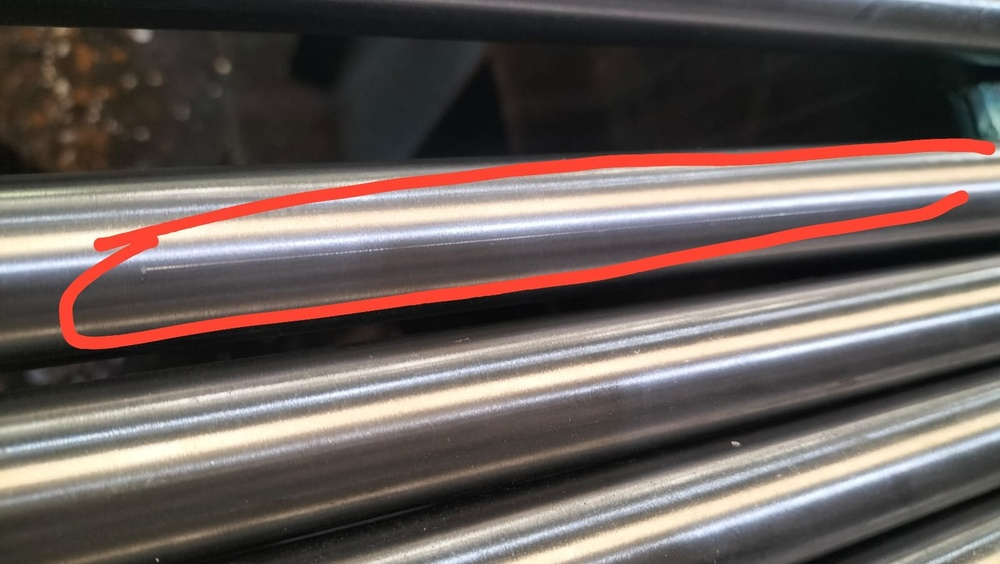
#> input picture WhatsApp Image 2026-08-01 at 5.07.41 PM.jpeg, 1000 x 564 px, shrunk from 1600 x 902 before the run
$ python test_detection.py
#> lines starting #> are read from the running program, lines starting #| are printed output that depends on the picture; after the words box and inside, x2 and y2 are one past the last pixel; in counts of white or black regions, pixels touching at a corner belong together
#> (reads poc/config.json from the repository)
#> in main, image is the input picture: shape (564, 1000, 3); mean B, G, R 89.9, 93.5, 104.6
### poc/preprocess.py
"""
Interim helper to strip the red hand-drawn annotation marks from the
reference photos so the ridge detector isn't just finding the pen ink.

This is a stopgap for testing only -- inpainting can't perfectly recover
whatever surface detail the ink directly covered, so results on
ink-masked images are indicative, not a substitute for clean
unannotated photos.
"""
import cv2
import numpy as np


def mask_red_ink(image_bgr, dilate_px=4):
    """Detect vivid red marker strokes and inpaint them out.

    Returns (clean_bgr, ink_mask) where ink_mask is the binary mask of
    pixels that were identified as ink and replaced.
    """
#> called with dilate_px = 4
    hsv = cv2.cvtColor(image_bgr, cv2.COLOR_BGR2HSV)
#> hsv: shape (564, 1000, 3); mean H, S, V 52.6, 39.6, 107.2

    # Red wraps around hue 0/180 in OpenCV's HSV. Vivid marker ink is
    # highly saturated and reasonably bright, which separates it from
    # the mostly-desaturated grey/silver bar surface.
    lower1 = np.array([0, 120, 80])
    upper1 = np.array([10, 255, 255])
    lower2 = np.array([170, 120, 80])
    upper2 = np.array([180, 255, 255])

    mask = cv2.inRange(hsv, lower1, upper1) | cv2.inRange(hsv, lower2, upper2)
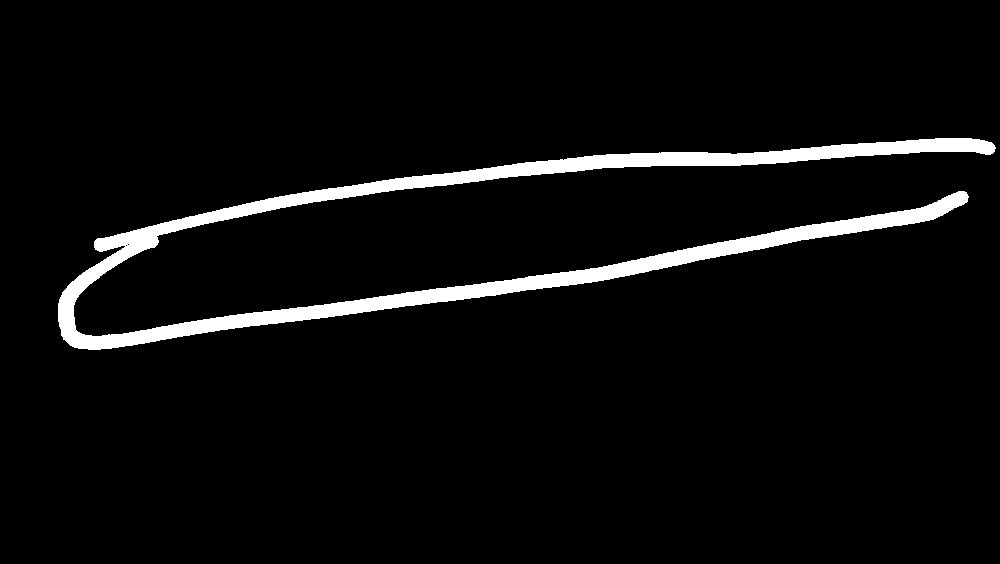
#> mask: shape (564, 1000); 4.6% white; 1 white region, box (x1, y1, x2, y2) and area: (58, 138, 996, 350) 26173

    if dilate_px > 0:
        kernel = cv2.getStructuringElement(cv2.MORPH_ELLIPSE, (dilate_px, dilate_px))
        mask = cv2.dilate(mask, kernel)
#> mask: shape (564, 1000); 5.7% white; 1 white region, box (x1, y1, x2, y2) and area: (57, 137, 998, 352) 32299

    clean = cv2.inpaint(image_bgr, mask, inpaintRadius=5, flags=cv2.INPAINT_TELEA)
    return clean, mask

### poc/detection.py
"""
Classical ridge-filter scratch/crack detector for bright-bar surfaces.

Pipeline:
  1. Flatten the smooth cylindrical specular gradient (the bar's own
     curvature creates a broad brightness roll-off that would otherwise
     swamp the fine scratch signal).
  2. Run a Frangi vesselness filter to highlight thin ridge/line-like
     structures (scratches show up as either bright or dark ridges
     depending on which side of the highlight band they fall on, so
     both polarities are checked).
  3. Threshold, clean up with morphology, and keep only elongated
     components (real scratches are long and thin; noise/pitting is not).
"""
import cv2
import numpy as np
from skimage.filters import frangi
from skimage.morphology import remove_small_objects


def flatten_illumination(gray, blur_ksize=101):
    """Remove the broad specular/cylindrical brightness gradient via
    division by a heavily blurred version of itself, leaving local
    fine-scale contrast (scratches) intact."""
#> called with blur_ksize = 101
    gray_f = gray.astype(np.float32)
    baseline = cv2.GaussianBlur(gray_f, (0, 0), sigmaX=blur_ksize / 3.0)
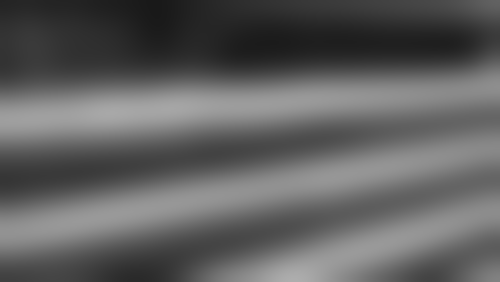
#> baseline: shape (564, 1000) float32 (shown at 1/2 size); min 25.53, max 173.7, mean 96
    baseline = np.clip(baseline, 1.0, None)
    flattened = gray_f / baseline
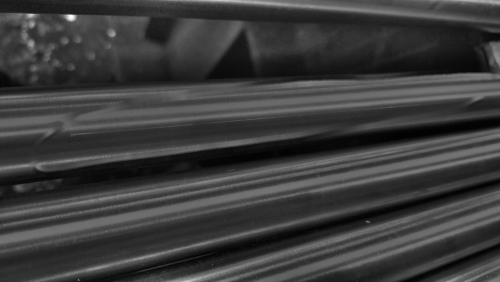
#> flattened: shape (564, 1000) float32 (shown at 1/2 size); min 0.0606, max 3.73, mean 0.93; drawn with min black and max white
    flattened = cv2.normalize(flattened, None, 0, 255, cv2.NORM_MINMAX)
    return flattened.astype(np.uint8)


def _normalize_robust(x, upper_percentile=99.5):
    """Scale by a high percentile rather than the true max -- a single
    hot pixel (sensor noise, a speck) shouldn't be able to hijack the
    whole map's normalization and drown out a real, spatially broader
    defect elsewhere."""
    hi = np.percentile(x, upper_percentile)
    hi = max(float(hi), 1e-6)
    return np.clip(x / hi, 0, 1)


def frangi_score_map(flattened, scale_min=1, scale_max=6, scale_step=1):
    """Frangi filter run on both polarities (bright ridge on dark bg and
    dark ridge on bright bg) since a scratch can appear either way
    depending on which side of the raking highlight it interrupts.
    Good at thin, sharp-edged scratches (narrow tubular ridge model)."""
#> called with scale_min = 1, scale_max = 6, scale_step = 1
    img_f = flattened.astype(np.float64) / 255.0
    scales = range(scale_min, scale_max + 1, scale_step)

    bright_ridges = frangi(img_f, sigmas=scales, black_ridges=False)
    dark_ridges = frangi(img_f, sigmas=scales, black_ridges=True)

    combined = np.maximum(bright_ridges, dark_ridges)
    return _normalize_robust(combined)
#> in _normalize_robust, `hi = np.percentile(x, upper_percentile)`: hi = 0.0496
#> in _normalize_robust, `return np.clip(x / hi, 0, 1)`:
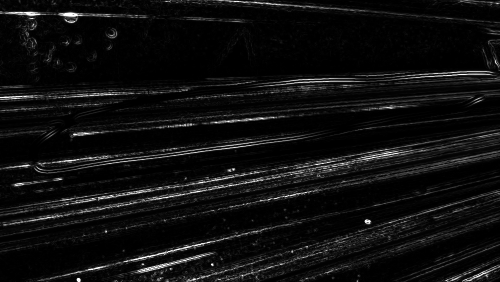
#> returned value: shape (564, 1000) float64 (shown at 1/2 size); min 9.35e-07, max 1, mean 0.061


def _axis_kernel(length, thickness, angle_deg):
    """Elongated structuring element of given length/thickness, rotated
    to the expected bar-axis angle (0 = horizontal, matching the current
    capture rig)."""
    size = length + 4
    canvas = np.zeros((size, size), dtype=np.uint8)
    y0 = size // 2
    x0 = (size - length) // 2
    canvas[y0 - thickness // 2: y0 - thickness // 2 + max(1, thickness),
           x0: x0 + length] = 1
    if angle_deg % 180 != 0:
        rot = cv2.getRotationMatrix2D((size / 2, size / 2), angle_deg, 1.0)
        canvas = cv2.warpAffine(canvas, rot, (size, size),
                                 flags=cv2.INTER_NEAREST)
    return canvas


def directional_score_map(flattened, kernel_length=25, thickness=1, angle_deg=0):
    """Morphological top-hat/black-hat with a structuring element
    elongated along the bar axis -- responds to broad, low-contrast,
    axis-aligned grooves that a narrow-scale Frangi filter misses
    (it compares each pixel to its own elongated local neighborhood
    rather than assuming a specific ridge width)."""
#> called with kernel_length = 25, thickness = 1, angle_deg = 0
    kernel = _axis_kernel(kernel_length, thickness, angle_deg)
    blackhat = cv2.morphologyEx(flattened, cv2.MORPH_BLACKHAT, kernel)
    tophat = cv2.morphologyEx(flattened, cv2.MORPH_TOPHAT, kernel)
    combined = np.maximum(blackhat, tophat).astype(np.float64)
    return _normalize_robust(combined, upper_percentile=99.9)


def ridge_score_map(flattened, scale_min=1, scale_max=6, scale_step=1,
                     tophat_length=25, tophat_thickness=1, axis_angle_deg=0):
    """Combine the Frangi (thin/sharp) and directional top-hat
    (broad/shallow) responses -- each catches defect shapes the other
    misses, per the image 1 vs image 6 comparison in the PoC dataset."""
    frangi_map = frangi_score_map(flattened, scale_min, scale_max, scale_step)
    tophat_map = directional_score_map(flattened, tophat_length, tophat_thickness, axis_angle_deg)
    return np.maximum(frangi_map, tophat_map)


def detect_scratches(image_bgr, config):
    """Run the full detection pipeline on a single frame.

    Returns (annotated_bgr, candidates) where candidates is a list of
    dicts: {bbox: (x, y, w, h), score, aspect_ratio, area}.
    """
    det_cfg = config.get("detection", {})
    score_threshold = det_cfg.get("score_threshold", 0.12)
    min_area = det_cfg.get("min_region_area_px", 25)
    min_aspect = det_cfg.get("min_aspect_ratio", 3.0)
    scale_min = det_cfg.get("frangi_scale_min", 1)
    scale_max = det_cfg.get("frangi_scale_max", 6)
    scale_step = det_cfg.get("frangi_scale_step", 1)
    tophat_length = det_cfg.get("tophat_kernel_length", 25)
    tophat_thickness = det_cfg.get("tophat_thickness", 1)
    axis_angle_deg = 0 if det_cfg.get("bar_axis", "horizontal") == "horizontal" else 90

    min_valid_intensity = det_cfg.get("min_valid_intensity", 12)

    gray = cv2.cvtColor(image_bgr, cv2.COLOR_BGR2GRAY)
    flattened = flatten_illumination(gray)
    score_map = ridge_score_map(flattened, scale_min, scale_max, scale_step,
                                 tophat_length, tophat_thickness, axis_angle_deg)

    # Exclude near-black background/shadow -- flatten_illumination divides
    # by a blurred baseline that's unstable near zero there, which can
    # otherwise produce a large spurious connected blob (see PoC dataset
    # images 4/5 regression).
    foreground = gray >= min_valid_intensity
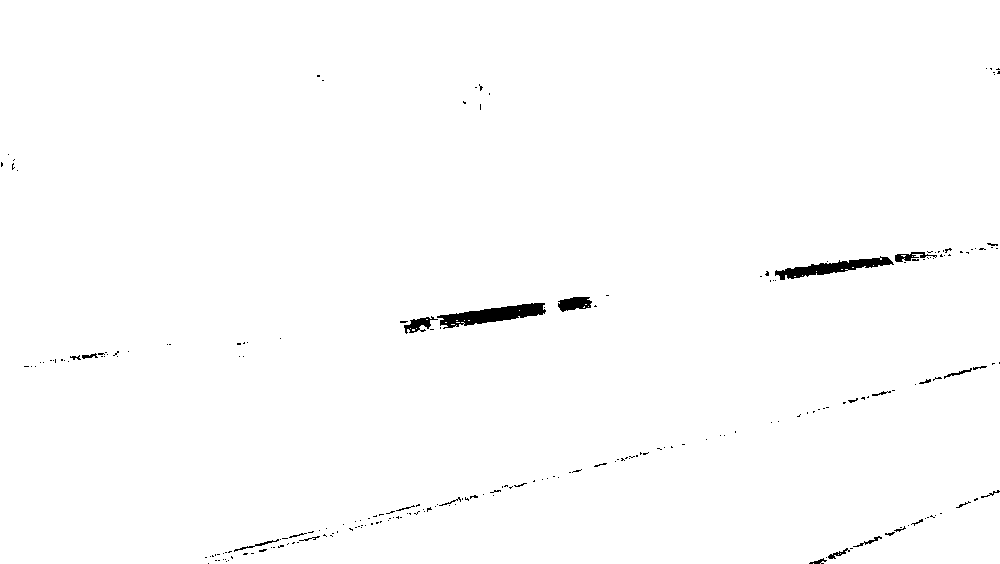
#> foreground: shape (564, 1000) bool; 99.2% white; 231 black regions (204 under 20 px), largest, box (x1, y1, x2, y2) and area: (437, 303, 546, 329) 1319, (775, 256, 894, 280) 1060, (558, 297, 592, 312) 357

    # Exclude a border margin -- morphologyEx replicates pixels past the
    # image edge, which fabricates a high-contrast "ridge" right at the
    # frame boundary (see PoC dataset images 4/9 regression).
    border = max(tophat_length, 51) // 2
    edge_mask = np.zeros_like(foreground)
    edge_mask[border:-border, border:-border] = True

    score_map = score_map * foreground * edge_mask

    mask = (score_map >= score_threshold).astype(np.uint8)
#> mask: shape (564, 1000); values 0 (black) and 1 (white), 10.2% white; 1834 white regions (1629 under 20 px), largest, box (x1, y1, x2, y2) and area: (25, 285, 931, 449) 5849, (25, 25, 250, 132) 4836, (94, 279, 887, 418) 3608
    mask = cv2.morphologyEx(mask, cv2.MORPH_CLOSE,
                             cv2.getStructuringElement(cv2.MORPH_ELLIPSE, (3, 3)))
#> mask: shape (564, 1000); values 0 (black) and 1 (white), 11.8% white; 1131 white regions (953 under 20 px), largest, box (x1, y1, x2, y2) and area: (25, 279, 931, 449) 13207, (449, 386, 975, 539) 6788, (25, 25, 250, 132) 6471
    mask_bool = remove_small_objects(mask.astype(bool), min_size=min_area)
#> mask_bool: shape (564, 1000) bool; 11% white; 153 white regions, largest, box (x1, y1, x2, y2) and area: (25, 279, 931, 449) 13100, (449, 386, 975, 539) 6713, (25, 25, 250, 132) 5762
    mask = mask_bool.astype(np.uint8)

    num_labels, labels, stats, _ = cv2.connectedComponentsWithStats(mask, connectivity=8)
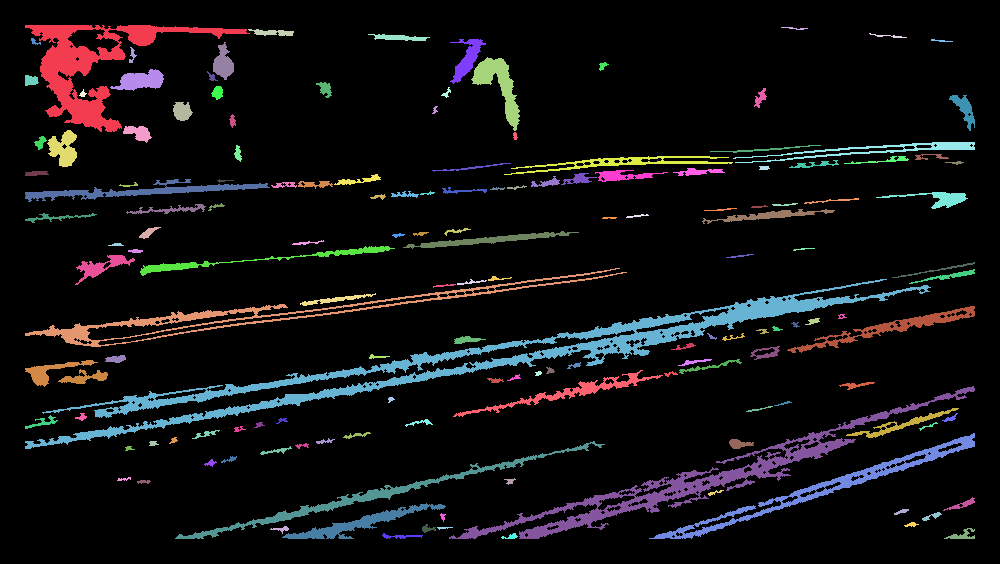
#> labels: shape (564, 1000) int32; 154 distinct labels, from 0 to 153; one colour per label, 0 black
#> num_labels = 154; stats = 154 rows, first 6: [0, 0, 1000, 564, 502046], [25, 25, 225, 107, 5762], [781, 27, 27, 3, 36], [248, 29, 46, 7, 200], [869, 33, 38, 5, 57], [368, 34, 62, 7, 246]

    candidates = []
    annotated = image_bgr.copy()

    for label_id in range(1, num_labels):
        x, y, w, h, area = stats[label_id]
        if area < min_area:
            continue
        long_side = max(w, h)
        short_side = max(1, min(w, h))
        aspect_ratio = long_side / short_side
        if aspect_ratio < min_aspect:
            continue

        region_score = float(score_map[labels == label_id].max())
        candidates.append({
            "bbox": (int(x), int(y), int(w), int(h)),
            "score": round(region_score, 3),
            "aspect_ratio": round(float(aspect_ratio), 2),
            "area": int(area),
        })
        cv2.rectangle(annotated, (x, y), (x + w, y + h), (0, 0, 255), 2)
        cv2.putText(annotated, f"{region_score:.2f}", (x, max(0, y - 6)),
                    cv2.FONT_HERSHEY_SIMPLEX, 0.5, (0, 0, 255), 1, cv2.LINE_AA)
#> this loop made 153 passes
#> (x, y, w, h, area, long_side, short_side, aspect_ratio) on passes 1, 6, 7: (25, 25, 225, 107, 5762, 225, 107, 2.1), (31, 38, 10, 7, 33, 10, 7, 1.43), (450, 39, 36, 45, 605, 45, 36, 1.25)
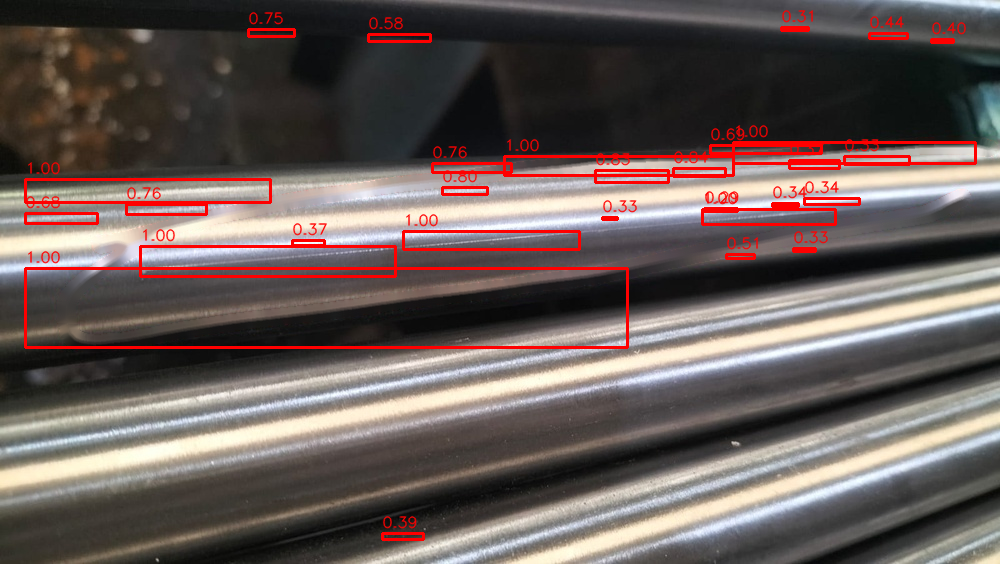
#> annotated: shape (564, 1000, 3); mean B, G, R 87.8, 90.8, 104.1
#> after the loop, candidates = 29 items

    candidates.sort(key=lambda c: c["score"], reverse=True)
    return annotated, candidates

### poc/test_detection.py
"""
Sanity test: run the classical ridge-filter detector against the
reference photos gathered so far (real scratches + one adversarial
stamped-marking image) and save annotated output for visual review.

This is not an automated pass/fail test (no ground-truth boxes yet) --
it's a quick way to eyeball whether the detector is even in the right
ballpark before any hardware/mechanical work starts.
"""
import json
import os
from pathlib import Path

import cv2

from detection import detect_scratches
from preprocess import mask_red_ink

BASE_DIR = Path(__file__).resolve().parent
PROJECT_DIR = BASE_DIR.parent
OUTPUT_DIR = BASE_DIR / "output"
OUTPUT_DIR.mkdir(exist_ok=True)

with open(BASE_DIR / "config.json") as f:
    config = json.load(f)

TEST_IMAGES = [
    "WhatsApp Image 2026-08-01 at 5.07.41 PM.jpeg",
    "WhatsApp Image 2026-08-01 at 5.07.41 PM (1).jpeg",
    "WhatsApp Image 2026-08-01 at 5.07.41 PM (2).jpeg",
    "Screenshot 2026-08-18 225200.png",  # adversarial: stamped marking, not a scratch
]

def main():
    for filename in TEST_IMAGES:
        path = PROJECT_DIR / filename
        if not path.exists():
            print(f"SKIP (not found): {filename}")
            continue

        image = cv2.imread(str(path))
        if image is None:
            print(f"SKIP (failed to read): {filename}")
            continue

        clean, ink_mask = mask_red_ink(image)
        if ink_mask.any():
            cv2.imwrite(str(OUTPUT_DIR / f"clean_{Path(filename).stem}.jpg"), clean)
            image = clean

        annotated, candidates = detect_scratches(image, config)
#> candidates = 29 items

        out_name = f"detected_{Path(filename).stem}.jpg"
        out_path = OUTPUT_DIR / out_name
        cv2.imwrite(str(out_path), annotated)

        print(f"{filename}: {len(candidates)} candidate region(s) -> {out_path.name}")
#| WhatsApp Image 2026-08-01 at 5.07.41 PM.jpeg: 29 candidate region(s) -> detected_WhatsApp Image 2026-08-01 at 5.07.41 PM.jpg
        for c in candidates[:8]:
            print(f"    bbox={c['bbox']} score={c['score']} aspect={c['aspect_ratio']} area={c['area']}")
#> this loop made 8 passes
#|     bbox=(733, 142, 242, 21) score=1.0 aspect=11.52 area=1079
#|     bbox=(504, 156, 229, 19) score=1.0 aspect=12.05 area=1076
#|     bbox=(25, 179, 245, 23) score=1.0 aspect=10.65 area=1590
#|     bbox=(702, 209, 133, 15) score=1.0 aspect=8.87 area=582
#|     bbox=(403, 231, 176, 18) score=1.0 aspect=9.78 area=846
#> (further printed lines are left out)

if __name__ == "__main__":
    main()
